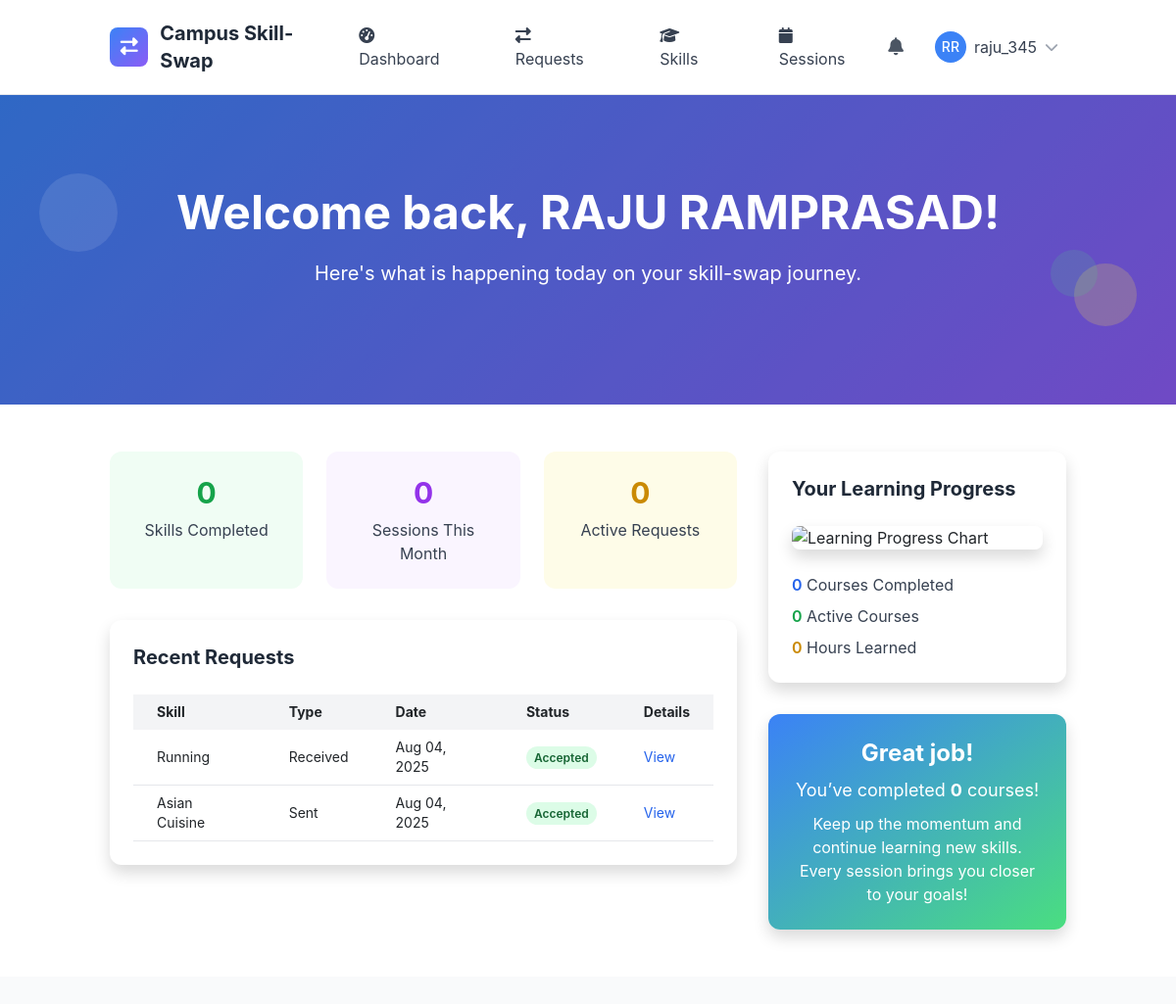
/dashboard/ (signed in), run on the app's committed database.
### skills/models.py (models this page shows, shortened)
class Skill(models.Model):
    name = models.CharField(max_length=100)
    category = models.ForeignKey(SkillCategory, on_delete=models.CASCADE, related_name='skills')
    description = models.TextField(blank=True)
    is_popular = models.BooleanField(default=False)
    created_at = models.DateTimeField(auto_now_add=True)
    updated_at = models.DateTimeField(auto_now=True)
    class Meta:
        ordering = ['category__name', 'name']
        unique_together = ['name', 'category']

### skill_sessions/models.py (models this page shows, shortened)
class SkillSwapRequest(models.Model):
    STATUS_CHOICES = [
        ('pending', 'Pending'),
        ('accepted', 'Accepted'),
        ('declined', 'Declined'),
        ('cancelled', 'Cancelled'),
        ('expired', 'Expired'),
    ]
    requester = models.ForeignKey(User, on_delete=models.CASCADE, related_name='sent_requests')
    recipient = models.ForeignKey(User, on_delete=models.CASCADE, related_name='received_requests')
    offered_skill = models.ForeignKey(OfferedSkill, on_delete=models.CASCADE, related_name='swap_requests')
    desired_skill = models.ForeignKey(DesiredSkill, on_delete=models.CASCADE, related_name='swap_requests', null=True, blank=True)
    status = models.CharField(max_length=20, choices=STATUS_CHOICES, default='pending')
    message = models.TextField(blank=True, help_text="Personal message from the requester")
    proposed_duration = models.PositiveIntegerField(default=60, help_text="Proposed session duration in minutes")
    proposed_format = models.CharField(max_length=20, choices=[
        ('online', 'Online'),
        ('in_person', 'In-Person'),
        ('flexible', 'Flexible'),
    ], default='flexible')
    proposed_location = models.CharField(max_length=200, blank=True, help_text="For in-person sessions")
    created_at = models.DateTimeField(auto_now_add=True)
    updated_at = models.DateTimeField(auto_now=True)
    expires_at = models.DateTimeField()
    responded_at = models.DateTimeField(null=True, blank=True)
    response_message = models.TextField(blank=True)
    class Meta:
        ordering = ['-created_at']
        db_table = 'swaprequest'

### core/views.py (the view)
        @login_required
        def dashboard_view(request):
            from skills.models import DesiredSkill, OfferedSkill
            from skill_sessions.models import SkillSwapSession
            from django.db.models import Q, Count
            from datetime import datetime, timedelta
            user = request.user
            skills_completed = SkillSwapSession.objects.filter(
                learner=user,
                status='completed'
            ).values('skill').distinct().count()
            first_day_of_month = datetime.now().replace(day=1)
            sessions_this_month = SkillSwapSession.objects.filter(
                Q(teacher=user) | Q(learner=user),
                created_at__gte=first_day_of_month,
                status='completed'
            ).count()
            from skill_sessions.models import SkillSwapRequest
            active_requests = SkillSwapRequest.objects.filter(
                Q(requester=user) | Q(recipient=user),
                status='pending'
            ).count()
            recent_requests_received = SkillSwapRequest.objects.filter(
                recipient=user
            ).select_related('requester', 'offered_skill__skill')[:5]
            recent_requests_sent = SkillSwapRequest.objects.filter(
                requester=user
            ).select_related('recipient', 'offered_skill__skill')[:5]
            recent_requests = []
            for req in recent_requests_received:
                recent_requests.append({
                    'skill_name': req.offered_skill.skill.name,
                    'request_type': 'Received',
                    'date': req.created_at,
                    'status': req.get_status_display(),
                    'detail_url': f'/skill-sessions/requests/{req.id}/'
                })
            for req in recent_requests_sent:
                recent_requests.append({
                    'skill_name': req.offered_skill.skill.name,
                    'request_type': 'Sent',
                    'date': req.created_at,
                    'status': req.get_status_display(),
                    'detail_url': f'/skill-sessions/requests/{req.id}/'
                })
            recent_requests.sort(key=lambda x: x['date'], reverse=True)
            recent_requests = recent_requests[:10]
            completed_courses = SkillSwapSession.objects.filter(
                learner=user,
                status='completed'
            ).count()
            stats = {
                'skills_completed': skills_completed,
                'sessions_this_month': sessions_this_month,
                'active_requests': active_requests,
            }
            progress = {
                'completed_courses': completed_courses,
            }
            context = {
                'stats': stats,
                'recent_requests': recent_requests,
                'progress': progress,
            }
            return render(request, "core/dashboard.html", context)

### templates/core/dashboard.html (shortened to what this page needs)
{% extends 'base.html' %}
{% load static %}
{% block content %}
<section class="gradient-bg relative overflow-hidden">
    <div class="absolute inset-0 bg-black opacity-20"></div>
    <div class="relative container mx-auto px-4 py-16 lg:py-24">
        <div class="text-white text-center">
            <h1 class="text-4xl lg:text-5xl font-bold mb-4">Welcome back, {{ user.get_full_name|default:user.username }}!</h1>
            <p class="text-lg lg:text-xl mb-6">Here's what is happening today on your skill-swap journey.</p>
        </div>
    </div>
    <div class="absolute top-20 left-10 w-20 h-20 bg-white opacity-10 rounded-full animate-bounce"></div>
    <div class="absolute bottom-20 right-10 w-16 h-16 bg-yellow-300 opacity-20 rounded-full animate-pulse"></div>
    <div class="absolute top-1/2 right-20 w-12 h-12 bg-green-400 opacity-15 rounded-full animate-bounce delay-75"></div>
</section>
<section class="py-12 bg-white">
    <div class="container mx-auto px-4">
        <div class="grid grid-cols-1 lg:grid-cols-3 gap-8">
            <div class="lg:col-span-2 space-y-8">
                <div class="grid grid-cols-1 md:grid-cols-3 gap-6">
                    <div class="bg-green-50 p-6 rounded-xl text-center">
                        <div class="text-3xl font-bold text-green-600 mb-2">{{ stats.skills_completed|default:"0" }}</div>
                        <div class="text-gray-700">Skills Completed</div>
                    </div>
                    <div class="bg-purple-50 p-6 rounded-xl text-center">
                        <div class="text-3xl font-bold text-purple-600 mb-2">{{ stats.sessions_this_month|default:"0" }}</div>
                        <div class="text-gray-700">Sessions This Month</div>
                    </div>
                    <div class="bg-yellow-50 p-6 rounded-xl text-center">
                        <div class="text-3xl font-bold text-yellow-600 mb-2">{{ stats.active_requests|default:"0" }}</div>
                        <div class="text-gray-700">Active Requests</div>
                    </div>
                </div>
                <div class="bg-white rounded-xl shadow p-6">
                    <h2 class="text-xl font-bold text-gray-800 mb-4">Recent Requests</h2>
                    {% if recent_requests %}
                        <div class="overflow-x-auto">
                            <table class="min-w-full text-sm">
                                <thead>
                                    <tr class="bg-gray-100">
                                        <th class="py-2 px-4 text-left">Skill</th>
                                        <th class="py-2 px-4 text-left">Type</th>
                                        <th class="py-2 px-4 text-left">Date</th>
                                        <th class="py-2 px-4 text-left">Status</th>
                                        <th class="py-2 px-4 text-left">Details</th>
                                    </tr>
                                </thead>
                                <tbody>
                                    {% for req in recent_requests %}
                                    <tr class="border-b">
                                        <td class="py-2 px-4">{{ req.skill_name }}</td>
                                        <td class="py-2 px-4">{{ req.request_type }}</td>
                                        <td class="py-2 px-4">{{ req.date|date:"M d, Y" }}</td>
                                        <td class="py-2 px-4">
                                            <span class="px-2 py-1 rounded-full text-xs font-semibold
                                                {% if req.status == 'Pending' %}bg-yellow-100 text-yellow-800
                                                {% elif req.status == 'Accepted' %}bg-green-100 text-green-800
                                                {% elif req.status == 'Declined' %}bg-red-100 text-red-800
                                                {% else %}bg-gray-100 text-gray-800{% endif %}">
                                                {{ req.status }}
                                            </span>
                                        </td>
                                        <td class="py-2 px-4">
                                            <a href="{{ req.detail_url }}" class="text-blue-600 hover:underline">View</a>
                                        </td>
                                    </tr>
                                    {% endfor %}
                                </tbody>
                            </table>
                        </div>
                    {% else %}
                        <p class="text-gray-500">No recent requests.</p>
                    {% endif %}
                </div>
            </div>
            <div class="space-y-8">
                <div class="bg-white rounded-xl shadow p-6">
                    <h2 class="text-xl font-bold text-gray-800 mb-4">Your Learning Progress</h2>
                    <div class="mb-4">
                        <img src="{% static 'img/progress_chart.png' %}" alt="Learning Progress Chart" class="w-full rounded-lg shadow">
                    </div>
                    <ul class="space-y-2">
                        <li>
                            <span class="font-semibold text-blue-600">{{ progress.completed_courses|default:'0' }}</span>
                            <span class="text-gray-700">Courses Completed</span>
                        </li>
                        <li>
                            <span class="font-semibold text-green-600">{{ progress.active_courses|default:'0' }}</span>
                            <span class="text-gray-700">Active Courses</span>
                        </li>
                        <li>
                            <span class="font-semibold text-yellow-600">{{ progress.total_hours|default:'0' }}</span>
                            <span class="text-gray-700">Hours Learned</span>
                        </li>
                    </ul>
                </div>
                <div class="bg-gradient-to-br from-blue-500 to-green-400 text-white rounded-xl shadow p-6 text-center">
                    <h3 class="text-2xl font-bold mb-2">Great job!</h3>
                    <p class="text-lg mb-2">
                        You’ve completed <span class="font-bold">{{ progress.completed_courses|default:'0' }}</span> courses!
                    </p>
                    <p class="text-md">Keep up the momentum and continue learning new skills. Every session brings you closer to your goals!</p>
                </div>
            </div>
        </div>
    </div>
</section>
{% endblock %}

### templates/base.html (shortened to what this page needs)
{% load static %}
<!DOCTYPE html>
<html lang="en" class="h-full">
<head>
    <script src="https://cdn.tailwindcss.com"></script>
    <link href="https://cdn.jsdelivr.net/npm/bootstrap@5.3.2/dist/css/bootstrap.min.css" rel="stylesheet">
    <link rel="stylesheet" href="https://cdnjs.cloudflare.com/ajax/libs/font-awesome/6.5.1/css/all.min.css">
</head>
<body class="bg-gray-50 h-full">
    <nav class="bg-white shadow-lg border-b">
        <div class="container mx-auto px-4">
            <div class="flex justify-between items-center py-3">
                <div class="flex items-center space-x-3">
                    <div class="w-10 h-10 gradient-bg rounded-lg flex items-center justify-center">
                        <i class="fas fa-exchange-alt text-white text-lg"></i>
                    </div>
                    <a href="{% url 'core:home' %}" class="text-xl font-bold text-gray-800 hover:text-blue-600 transition-colors">
                        Campus Skill-Swap
                    </a>
                </div>
                <div class="hidden md:flex items-center space-x-6">
                    {% if user.is_authenticated %}
                        <a href="{% url 'core:dashboard' %}" class="nav-link px-3 py-2 text-gray-700 hover:text-blue-600 transition-colors">
                            <i class="fas fa-tachometer-alt mr-2"></i>Dashboard
                        </a>
                        <a href="{% url 'core:requests' %}" class="nav-link px-3 py-2 text-gray-700 hover:text-blue-600 transition-colors">
                            <i class="fas fa-exchange-alt mr-2"></i>Requests
                        </a>
                        <a href="{% url 'skills:skill_list' %}" class="nav-link px-3 py-2 text-gray-700 hover:text-blue-600 transition-colors">
                            <i class="fas fa-graduation-cap mr-2"></i>Skills
                        </a>
                        <a href="{% url 'skill_sessions:session_management' %}" class="nav-link px-3 py-2 text-gray-700 hover:text-blue-600 transition-colors">
                            <i class="fas fa-calendar mr-2"></i>Sessions
                        </a>
                    {% endif %}
                </div>
                <div class="flex items-center space-x-4">
                    {% if user.is_authenticated %}
                        <div class="relative">
                            <button id="notificationBtn" class="relative p-2 text-gray-600 hover:text-blue-600 transition-colors">
                                <i class="fas fa-bell text-lg"></i>
                            </button>
                        </div>
                        <div class="relative">
                            <button id="userMenuBtn" class="flex items-center space-x-2 p-2 rounded-lg hover:bg-gray-100 transition-colors">
                                {% if user.profile.profile_picture %}
                                    <img src="{{ user.profile.profile_picture.url }}" alt="Profile" class="w-8 h-8 rounded-full">
                                {% else %}
                                    <div class="w-8 h-8 bg-blue-500 rounded-full flex items-center justify-center">
                                        <span class="text-white text-sm font-medium">{{ user.first_name|first|upper }}{{ user.last_name|first|upper }}</span>
                                    </div>
                                {% endif %}
                                <span class="hidden md:block text-gray-700">{{ user.username}}</span>
                                <i class="fas fa-chevron-down text-gray-400 text-sm"></i>
                            </button>
                        </div>
                    {% endif %}
                </div>
            </div>
        </div>
    </nav>
    <main class="min-h-screen">
        {% block content %}{% endblock %}
    </main>
</body>
</html>

### templates/base.html (style rules this page uses)
:root { --primary-color: #3B82F6; --secondary-color: #10B981; --accent-color: #8B5CF6; --warning-color: #F59E0B; --danger-color: #EF4444; }
body { font-family: 'Inter', -apple-system, BlinkMacSystemFont, sans-serif; }
.gradient-bg { background: linear-gradient(135deg, var(--primary-color) 0%, var(--accent-color) 100%); }

### data on the page
Skill: skill_name "Running"
SkillSwapRequest: date "Aug 04, 2025"
Skill: skill_name "Asian Cuisine"
SkillSwapRequest: date "Aug 04, 2025"

### other printed values
{{ user.first_name|first|upper }} "R"
{{ user.last_name|first|upper }} "R"
{{ user.username }} "raju_345"
{{ user.get_full_name|default:user.username }} "RAJU RAMPRASAD"
{{ stats.skills_completed|default:"0" }} "0"
{{ stats.sessions_this_month|default:"0" }} "0"
{{ stats.active_requests|default:"0" }} "0"
{{ req.request_type }} "Received" "Sent"
{{ req.status }} "Accepted" "Accepted"
{{ progress.completed_courses|default:'0' }} "0"
{{ progress.active_courses|default:'0' }} "0"
{{ progress.total_hours|default:'0' }} "0"
